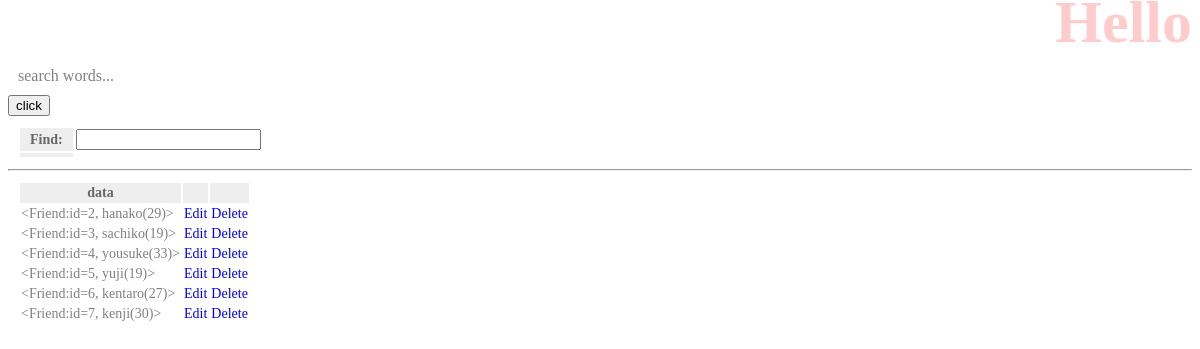
The page /hello/find/ on the database its author committed.
### hello/models.py (models this page shows)
class Friend(models.Model):
    name = models.CharField(max_length=100)
    mail = models.EmailField(max_length=200)
    gender = models.BooleanField()
    age = models.IntegerField(default=0)
    birthday = models.DateField()
    def __str__(self):
        return '<Friend:id=' + str(self.id) + ', ' + \
            self.name + '(' + str(self.age) + ')>'

### hello/views.py (the view)
# urls.py: path('find/', views.find, name='find'),
def find(request):
    if(request.method == 'POST'):
        msg = 'search result:'
        form = FindForm(request.POST)
        str = request.POST['find']
        list = str.split()
        data = Friend.objects.filter(name__in=list)
    else:
        msg = 'search words...'
        form = FindForm()
        data = Friend.objects.all()
    params = {
        'title': 'Hello',
        'message': msg,
        'form':form,
        'data':data,
    }
    return render(request, 'hello/find.html', params)

### hello/forms.py
class FindForm(forms.Form):
    find = forms.CharField(label='Find', required=False)

### hello/templates/hello/find.html (shortened to what this page needs)
{% load static %}
<!doctype html>
<html lang="ja">
<head>
    <link rel="stylesheet" type="text/css"
        href="{% static 'hello/css/style.css' %}" />
</head>
<body>
    <h1>{{title}}</h1>
    <p>{{message|safe}}</p>
    <table>
        <form action="{% url 'find' %}" method="post">
            {{form}}
            <tr><th></th><input type="submit" value="click"></td></tr>
        </form>
    </table>
    <hr>
    <table>
        <tr>
            <th>data</th>
            <th></th>
            <th></th>
    {% for item in data %}
        <tr>
            <td>{{item}}</td>
            <td><a href="{% url 'edit' item.id %}">Edit</a></td>
            <td><a href="{% url 'delete' item.id %}">Delete</a></td>
        </tr>
    {% endfor %}
    </table>
</body>
</html>

### hello/static/hello/css/style.css (style rules this page uses)
body { color:gray; font-size:16px; }
h1 { color:red; opacity:0.2; font-size:60px; margin-top:-20px; margin-bottom:0px; text-align:right; }
p { margin:10px; }
a { color:blue; text-decoration:none; }
table { margin:10px; font-size:14px; }
table tr th { background-color:blue; color:white; padding:2px 10px; border-size:2px; }
table tr th { background-color:#eee; color:#666; padding:2px 10px; border-size:2px; }

### rows shown on the page
Friend: id+name+age "<Friend:id=2, hanako(29)>"
Friend: id+name+age "<Friend:id=3, sachiko(19)>"
Friend: id+name+age "<Friend:id=4, yousuke(33)>"
Friend: id+name+age "<Friend:id=5, yuji(19)>"
Friend: id+name+age "<Friend:id=6, kentaro(27)>"
Friend: id+name+age "<Friend:id=7, kenji(30)>"

### other values the page prints
{{ message|safe }} "search words..."
